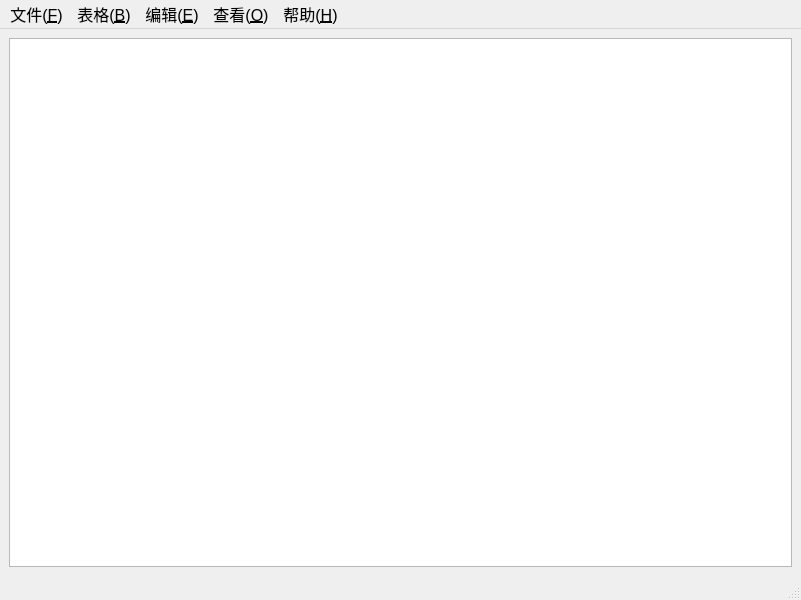
<?xml version="1.0" encoding="UTF-8"?>
<ui version="4.0">
 <class>MainWindow</class>
 <widget class="QMainWindow" name="MainWindow">
  <property name="geometry">
   <rect>
    <x>0</x>
    <y>0</y>
    <width>801</width>
    <height>600</height>
   </rect>
  </property>
  <property name="font">
   <font>
    <pointsize>12</pointsize>
   </font>
  </property>
  <property name="windowTitle">
   <string>CSV编辑器</string>
  </property>
  <widget class="QWidget" name="centralwidget">
   <layout class="QHBoxLayout" name="horizontalLayout">
    <item>
     <widget class="QTableView" name="tableView"/>
    </item>
   </layout>
  </widget>
  <widget class="QMenuBar" name="menubar">
   <property name="geometry">
    <rect>
     <x>0</x>
     <y>0</y>
     <width>801</width>
     <height>31</height>
    </rect>
   </property>
   <widget class="QMenu" name="menu">
    <property name="title">
     <string>文件(&amp;F)</string>
    </property>
    <addaction name="action_N"/>
    <addaction name="action_O"/>
    <addaction name="action_S"/>
    <addaction name="action_Shift_S"/>
    <addaction name="separator"/>
    <addaction name="action_Q"/>
   </widget>
   <widget class="QMenu" name="menu_2">
    <property name="title">
     <string>编辑(&amp;E)</string>
    </property>
    <addaction name="action_Adapt"/>
   </widget>
   <widget class="QMenu" name="menu_3">
    <property name="title">
     <string>查看(&amp;O)</string>
    </property>
    <addaction name="action_Up"/>
    <addaction name="action_Down"/>
   </widget>
   <widget class="QMenu" name="menu_H">
    <property name="title">
     <string>帮助(&amp;H)</string>
    </property>
    <addaction name="action_M"/>
   </widget>
   <widget class="QMenu" name="menu_B">
    <property name="title">
     <string>表格(&amp;B)</string>
    </property>
    <addaction name="action_C"/>
    <addaction name="action_R"/>
    <addaction name="action_Rcol"/>
    <addaction name="action_Rrow"/>
   </widget>
   <addaction name="menu"/>
   <addaction name="menu_B"/>
   <addaction name="menu_2"/>
   <addaction name="menu_3"/>
   <addaction name="menu_H"/>
  </widget>
  <widget class="QStatusBar" name="statusbar"/>
  <action name="action_N">
   <property name="text">
    <string>新建(Ctrl + N)</string>
   </property>
  </action>
  <action name="action_O">
   <property name="text">
    <string>打开(Ctrl + O)</string>
   </property>
  </action>
  <action name="action_S">
   <property name="text">
    <string>保存(Ctrl + S)</string>
   </property>
  </action>
  <action name="action_Shift_S">
   <property name="text">
    <string>另存为(Ctrl + Shift + S)</string>
   </property>
  </action>
  <action name="action_M">
   <property name="text">
    <string>关于(Ctrl + M)</string>
   </property>
  </action>
  <action name="action_Q">
   <property name="text">
    <string>关闭(Ctrl + Q)</string>
   </property>
  </action>
  <action name="action_C">
   <property name="text">
    <string>添加一列(Ctrl + Shift + C)</string>
   </property>
  </action>
  <action name="action_R">
   <property name="text">
    <string>添加一行(Ctrl + Shift + R)</string>
   </property>
  </action>
  <action name="action_Rcol">
   <property name="text">
    <string>减少一列</string>
   </property>
  </action>
  <action name="action_Rrow">
   <property name="text">
    <string>减少一行</string>
   </property>
  </action>
  <action name="action_Up">
   <property name="text">
    <string>字体增大(Ctrl + Shift + U)</string>
   </property>
  </action>
  <action name="action_Down">
   <property name="text">
    <string>字体减小(Ctrl + Shift + D)</string>
   </property>
  </action>
  <action name="action_Adapt">
   <property name="text">
    <string>表格适应</string>
   </property>
  </action>
 </widget>
 <resources/>
 <connections/>
</ui>
